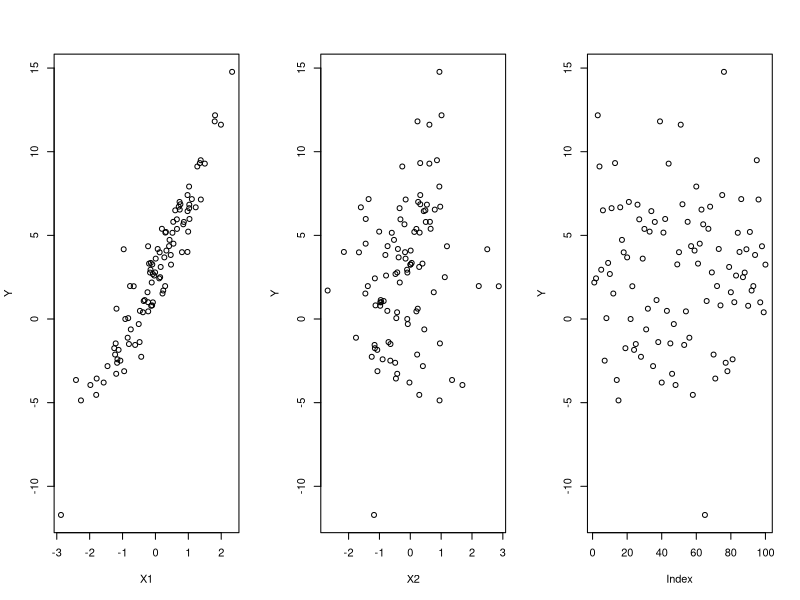
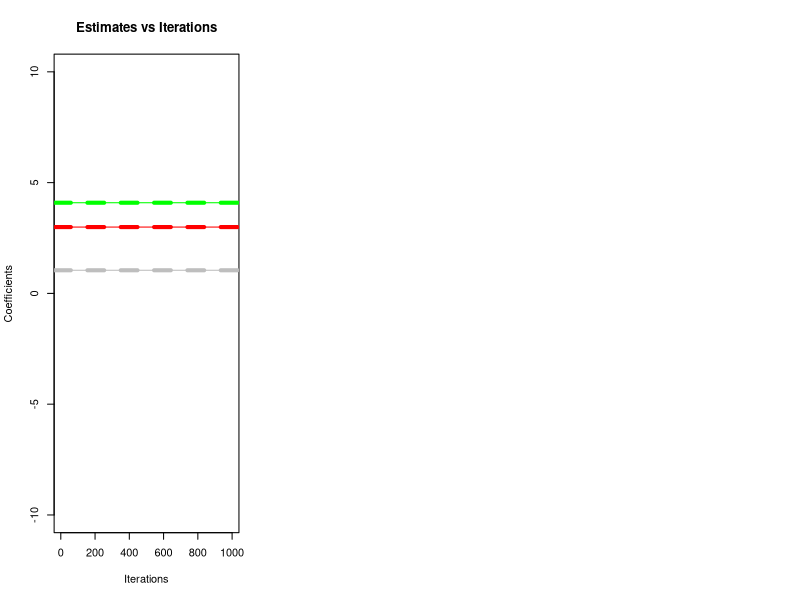

Write the R code that produced these figures, in order.
# We have stated in the labchapter earlier that we use the gams to use a backfitting approach.
#  The idea of backfitting is simple. We shall explore the backfitting in context of multiple
#  linear regression.

# Suppose we want to perform multiple linear regression, but we are only able to do a simple
#   linear regression. Then even in that situation we can do multiple linear regerssion
# The process is iterative and like this.We repeatedly hold all but one coefficient estimate
#   fixed at its current value, and update only that coefficient estimate using a simple
#   linear regression.
# WE are going to continue this process until convergence, that is until the coefficient estimates
#   stop changing

## a)
# Lets to an example

# Generate Y response based on two predictors X1 and X2 with arbitrary beta0 beta1 and beta2

X1 = rnorm(100)
X2 = rnorm(100)

beta0 = 3
beta1 = 4
beta2 = 1

Y = beta0 + beta1*X1 + beta2*X2 + rnorm(100,sd = 1)

par(mfrow = c(1,3))

# Creating three plots that can be used to see the plots of x's and their relationshipt with y
plot(X1,Y)
plot(X2,Y)
plot(Y)


## b)
# setting a beta1 estimate , lets call it estb1
estb1 = 1

## c)
# fitting the Y-estb1*X1 = beta0+beta2*X2 + error

a = Y - estb1*X1

estb2 = lm(a~X2)$coef[2]

estb2

## d)
# Now doing the same thing as above but using reversing the roles of estb1 and estb2

a = Y - estb2*X2

estb1 = lm(a~X1)$coef[2]

estb1


## e)
# Now to do the both above steps in c and d repeatedly which will converge the values of beta1
#   and beta2

# creating empty vectors to store beta0, beta1 and beta2 values for each for loop

beta1_arr = rep(0,1000)
beta2_arr = rep(0,1000)

beta0_arr = rep(0,1000)

for (i in 1:1000) {

  a = Y - estb1*X1
  estb2 = lm(a~X2)$coef[2]

  beta2_arr[i] = estb2

  a = Y - estb2*X2
  estb0 = lm(a~X1)$coef[1]
  estb1 = lm(a~X1)$coef[2]

  beta0_arr[i] = estb0
  beta1_arr[i] = estb1

}

plot(beta0_arr, type = "l",col = "red",ylim = c(-10,10)
              , xlab = "Iterations", ylab = "Coefficients")
title("Estimates vs Iterations")
lines(beta1_arr,type = 'l',col = "green")
lines(beta2_arr,type = 'l',col = "grey")


## f)
# Performing the multiple linear regression on X1 and X2

reg_fit = lm(Y~X1+X2)
reg_fit
summary(reg_fit)

regbeta0 = reg_fit$coefficients[1]
reg_fit$coefficients
regbeta1 = reg_fit$coefficients[2]
regbeta2 = reg_fit$coefficients[3]

?abline
# abline adds straight line to the plots. a, b are intercepts and slopes respectiviely
#   It also has, h which means the y valuefor the horizontal lines

??lty
abline(h = regbeta0,lty = 2,col = "red" , lwd = 4)
abline(h = regbeta1,lty = 2,col = "green" , lwd = 4)
abline(h = regbeta2,lty = 2,col = "gray" , lwd = 4)


## g)
# The number of iterations that are needed to converge can be seen by observing the beta arrays
beta0_arr[1:5]
beta1_arr[1:5]
beta2_arr[1:5]

# It seems like there is no significant change in betas even after the first iteration. Also
#   we can see the graph and it appears to be straight line almost. So we can say that one
#   iteration is all it needs to converge


